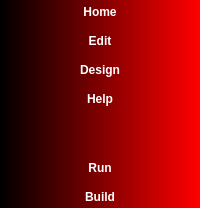
                <widget class="QWidget" name="widget_4" native="true">
                 <property name="sizePolicy">
                  <sizepolicy hsizetype="Fixed" vsizetype="Preferred">
                   <horstretch>0</horstretch>
                   <verstretch>0</verstretch>
                  </sizepolicy>
                 </property>
                 <property name="minimumSize">
                  <size>
                   <width>100</width>
                   <height>0</height>
                  </size>
                 </property>
                 <property name="styleSheet">
                  <string notr="true">background-color: rgb(85, 87, 83);
background-color: qlineargradient(spread:reflect, x1:0, y1:0, x2:1, y2:0, stop:0 rgba(0, 0, 0, 255), stop:1 rgba(255, 0, 0, 255));</string>
                 </property>
                 <layout class="QVBoxLayout" name="verticalLayout_9">
                  <property name="leftMargin">
                   <number>0</number>
                  </property>
                  <property name="topMargin">
                   <number>0</number>
                  </property>
                  <property name="rightMargin">
                   <number>0</number>
                  </property>
                  <property name="bottomMargin">
                   <number>0</number>
                  </property>
                  <item>
                   <layout class="QVBoxLayout" name="verticalLayout_8">
                    <item>
                     <widget class="QToolButton" name="toolButton_Home">
                      <property name="sizePolicy">
                       <sizepolicy hsizetype="Preferred" vsizetype="Fixed">
                        <horstretch>0</horstretch>
                        <verstretch>0</verstretch>
                       </sizepolicy>
                      </property>
                      <property name="minimumSize">
                       <size>
                        <width>60</width>
                        <height>0</height>
                       </size>
                      </property>
                      <property name="font">
                       <font>
                        <weight>75</weight>
                        <bold>true</bold>
                       </font>
                      </property>
                      <property name="styleSheet">
                       <string notr="true">color: white;</string>
                      </property>
                      <property name="text">
                       <string>Home</string>
                      </property>
                      <property name="icon">
                       <iconset>
                        <disabledon>:/images/home.png</disabledon>
                       </iconset>
                      </property>
                      <property name="iconSize">
                       <size>
                        <width>52</width>
                        <height>52</height>
                       </size>
                      </property>
                      <property name="toolButtonStyle">
                       <enum>Qt::ToolButtonTextUnderIcon</enum>
                      </property>
                      <property name="autoRaise">
                       <bool>true</bool>
                      </property>
                      <property name="arrowType">
                       <enum>Qt::NoArrow</enum>
                      </property>
                     </widget>
                    </item>
                    <item>
                     <widget class="QToolButton" name="toolButton_2">
                      <property name="sizePolicy">
                       <sizepolicy hsizetype="Preferred" vsizetype="Fixed">
                        <horstretch>0</horstretch>
                        <verstretch>0</verstretch>
                       </sizepolicy>
                      </property>
                      <property name="minimumSize">
                       <size>
                        <width>60</width>
                        <height>0</height>
                       </size>
                      </property>
                      <property name="font">
                       <font>
                        <weight>75</weight>
                        <bold>true</bold>
                       </font>
                      </property>
                      <property name="styleSheet">
                       <string notr="true">color: white;</string>
                      </property>
                      <property name="text">
                       <string>Edit</string>
                      </property>
                      <property name="icon">
                       <iconset>
                        <disabledon>:/images/welcome.png</disabledon>
                       </iconset>
                      </property>
                      <property name="iconSize">
                       <size>
                        <width>52</width>
                        <height>50</height>
                       </size>
                      </property>
                      <property name="toolButtonStyle">
                       <enum>Qt::ToolButtonTextUnderIcon</enum>
                      </property>
                      <property name="autoRaise">
                       <bool>true</bool>
                      </property>
                     </widget>
                    </item>
                    <item>
                     <widget class="QToolButton" name="toolButton_3">
                      <property name="sizePolicy">
                       <sizepolicy hsizetype="Preferred" vsizetype="Fixed">
                        <horstretch>0</horstretch>
                        <verstretch>0</verstretch>
                       </sizepolicy>
                      </property>
                      <property name="minimumSize">
                       <size>
                        <width>0</width>
                        <height>0</height>
                       </size>
                      </property>
                      <property name="font">
                       <font>
                        <weight>75</weight>
                        <bold>true</bold>
                       </font>
                      </property>
                      <property name="styleSheet">
                       <string notr="true">color: rgb(255, 255, 255);</string>
                      </property>
                      <property name="text">
                       <string>Design</string>
                      </property>
                      <property name="icon">
                       <iconset>
                        <disabledon>:/images/design.png</disabledon>
                       </iconset>
                      </property>
                      <property name="iconSize">
                       <size>
                        <width>52</width>
                        <height>52</height>
                       </size>
                      </property>
                      <property name="toolButtonStyle">
                       <enum>Qt::ToolButtonTextUnderIcon</enum>
                      </property>
                      <property name="autoRaise">
                       <bool>true</bool>
                      </property>
                     </widget>
                    </item>
                    <item>
                     <widget class="QToolButton" name="toolButton_5">
                      <property name="sizePolicy">
                       <sizepolicy hsizetype="Preferred" vsizetype="Fixed">
                        <horstretch>0</horstretch>
                        <verstretch>0</verstretch>
                       </sizepolicy>
                      </property>
                      <property name="font">
                       <font>
                        <weight>75</weight>
                        <bold>true</bold>
                       </font>
                      </property>
                      <property name="styleSheet">
                       <string notr="true">color: rgb(255, 255, 255);</string>
                      </property>
                      <property name="text">
                       <string>Help</string>
                      </property>
                      <property name="icon">
                       <iconset>
                        <disabledon>:/images/help.png</disabledon>
                       </iconset>
                      </property>
                      <property name="iconSize">
                       <size>
                        <width>38</width>
                        <height>38</height>
                       </size>
                      </property>
                      <property name="toolButtonStyle">
                       <enum>Qt::ToolButtonTextUnderIcon</enum>
                      </property>
                      <property name="autoRaise">
                       <bool>true</bool>
                      </property>
                     </widget>
                    </item>
                    <item>
                     <spacer name="verticalSpacer">
                      <property name="orientation">
                       <enum>Qt::Vertical</enum>
                      </property>
                      <property name="sizeHint" stdset="0">
                       <size>
                        <width>20</width>
                        <height>40</height>
                       </size>
                      </property>
                     </spacer>
                    </item>
                    <item>
                     <widget class="QToolButton" name="toolButton_6">
                      <property name="sizePolicy">
                       <sizepolicy hsizetype="Preferred" vsizetype="Fixed">
                        <horstretch>0</horstretch>
                        <verstretch>0</verstretch>
                       </sizepolicy>
                      </property>
                      <property name="font">
                       <font>
                        <weight>75</weight>
                        <bold>true</bold>
                       </font>
                      </property>
                      <property name="styleSheet">
                       <string notr="true">color: rgb(255, 255, 255);</string>
                      </property>
                      <property name="text">
                       <string>Run</string>
                      </property>
                      <property name="icon">
                       <iconset>
                        <disabledon>:/images/play.png</disabledon>
                       </iconset>
                      </property>
                      <property name="iconSize">
                       <size>
                        <width>50</width>
                        <height>50</height>
                       </size>
                      </property>
                      <property name="toolButtonStyle">
                       <enum>Qt::ToolButtonTextUnderIcon</enum>
                      </property>
                      <property name="autoRaise">
                       <bool>true</bool>
                      </property>
                     </widget>
                    </item>
                    <item>
                     <widget class="QToolButton" name="toolButton_4">
                      <property name="sizePolicy">
                       <sizepolicy hsizetype="Preferred" vsizetype="Fixed">
                        <horstretch>0</horstretch>
                        <verstretch>0</verstretch>
                       </sizepolicy>
                      </property>
                      <property name="font">
                       <font>
                        <weight>75</weight>
                        <bold>true</bold>
                       </font>
                      </property>
                      <property name="styleSheet">
                       <string notr="true">color: rgb(255, 255, 255);</string>
                      </property>
                      <property name="text">
                       <string>Build</string>
                      </property>
                      <property name="icon">
                       <iconset>
                        <disabledon>:/images/program-icon-32779.png</disabledon>
                       </iconset>
                      </property>
                      <property name="iconSize">
                       <size>
                        <width>52</width>
                        <height>52</height>
                       </size>
                      </property>
                      <property name="toolButtonStyle">
                       <enum>Qt::ToolButtonTextUnderIcon</enum>
                      </property>
                      <property name="autoRaise">
                       <bool>true</bool>
                      </property>
                     </widget>
                    </item>
                   </layout>
                  </item>
                 </layout>
                </widget>
